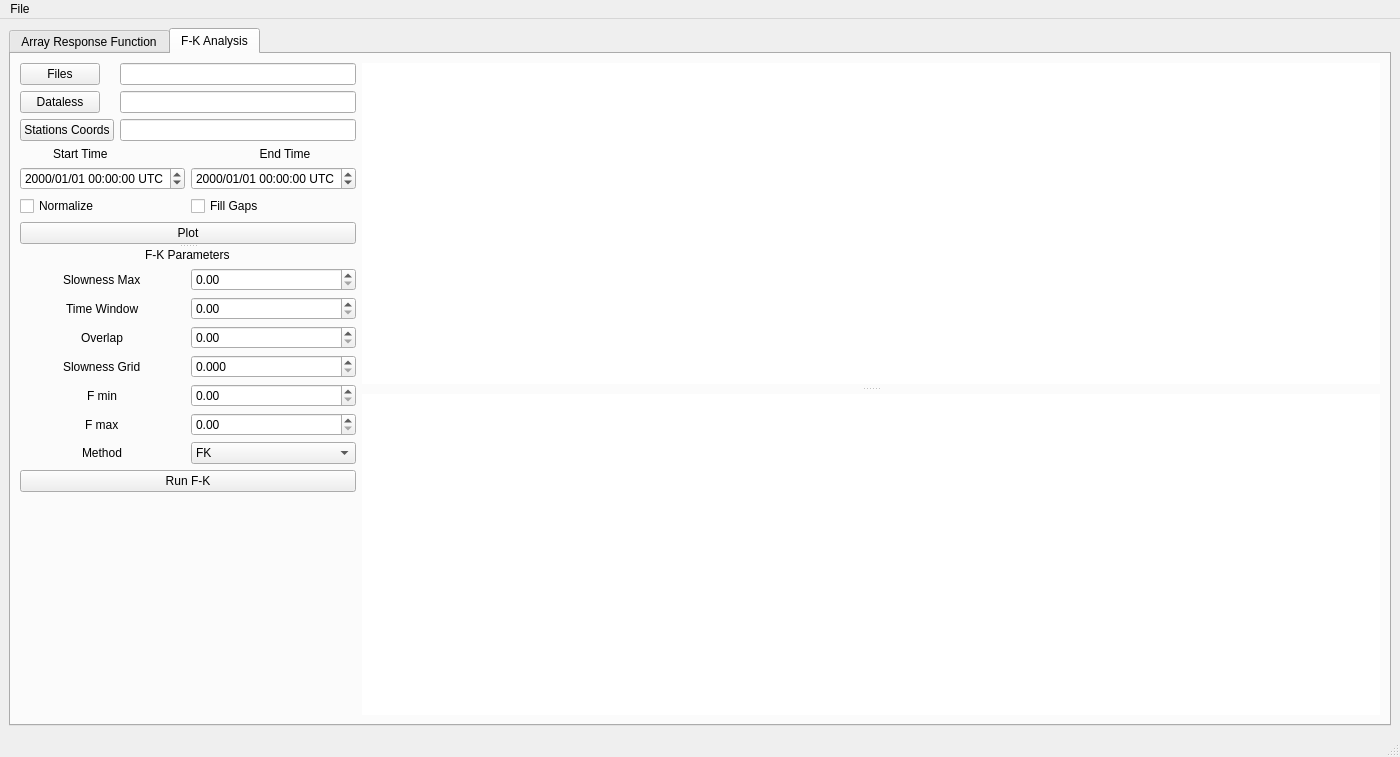
<?xml version="1.0" encoding="UTF-8"?>
<ui version="4.0">
 <class>MainWindow</class>
 <widget class="QMainWindow" name="MainWindow">
  <property name="geometry">
   <rect>
    <x>0</x>
    <y>0</y>
    <width>1400</width>
    <height>757</height>
   </rect>
  </property>
  <property name="sizePolicy">
   <sizepolicy hsizetype="Preferred" vsizetype="Minimum">
    <horstretch>0</horstretch>
    <verstretch>0</verstretch>
   </sizepolicy>
  </property>
  <property name="maximumSize">
   <size>
    <width>16777215</width>
    <height>16777200</height>
   </size>
  </property>
  <property name="windowTitle">
   <string>MainWindow</string>
  </property>
  <widget class="QWidget" name="centralwidget">
   <property name="autoFillBackground">
    <bool>true</bool>
   </property>
   <layout class="QGridLayout" name="gridLayout">
    <item row="0" column="0">
     <widget class="QTabWidget" name="tabWidget">
      <property name="currentIndex">
       <number>1</number>
      </property>
      <widget class="QWidget" name="tab_3">
       <attribute name="title">
        <string>Array Response Function</string>
       </attribute>
       <layout class="QHBoxLayout" name="horizontalLayout">
        <item>
         <layout class="QGridLayout" name="gridLayout_2">
          <item row="4" column="2" colspan="3" alignment="Qt::AlignHCenter">
           <widget class="QLabel" name="label_5">
            <property name="text">
             <string>Smax (s/km)</string>
            </property>
            <property name="buddy">
             <cstring>smaxSB</cstring>
            </property>
           </widget>
          </item>
          <item row="6" column="0" colspan="5">
           <widget class="QPushButton" name="arfBtn">
            <property name="sizePolicy">
             <sizepolicy hsizetype="Preferred" vsizetype="Fixed">
              <horstretch>0</horstretch>
              <verstretch>0</verstretch>
             </sizepolicy>
            </property>
            <property name="text">
             <string>Array Response Function</string>
            </property>
           </widget>
          </item>
          <item row="5" column="0" colspan="2">
           <widget class="QDoubleSpinBox" name="gridSB">
            <property name="sizePolicy">
             <sizepolicy hsizetype="Preferred" vsizetype="Fixed">
              <horstretch>0</horstretch>
              <verstretch>0</verstretch>
             </sizepolicy>
            </property>
           </widget>
          </item>
          <item row="2" column="0" colspan="2" alignment="Qt::AlignHCenter">
           <widget class="QLabel" name="label">
            <property name="text">
             <string>Fmin</string>
            </property>
            <property name="buddy">
             <cstring>label</cstring>
            </property>
           </widget>
          </item>
          <item row="1" column="0" colspan="5" alignment="Qt::AlignHCenter">
           <widget class="QLabel" name="label_4">
            <property name="text">
             <string>Parameters</string>
            </property>
            <property name="buddy">
             <cstring>rootPathForm</cstring>
            </property>
           </widget>
          </item>
          <item row="2" column="2" colspan="3" alignment="Qt::AlignHCenter">
           <widget class="QLabel" name="label_2">
            <property name="text">
             <string>Fmax</string>
            </property>
            <property name="buddy">
             <cstring>fmaxSB</cstring>
            </property>
           </widget>
          </item>
          <item row="3" column="0" colspan="2">
           <widget class="QDoubleSpinBox" name="fminSB">
            <property name="sizePolicy">
             <sizepolicy hsizetype="Preferred" vsizetype="Fixed">
              <horstretch>0</horstretch>
              <verstretch>0</verstretch>
             </sizepolicy>
            </property>
           </widget>
          </item>
          <item row="4" column="0" colspan="2" alignment="Qt::AlignHCenter">
           <widget class="QLabel" name="label_3">
            <property name="text">
             <string>Grid Size (s/km)</string>
            </property>
            <property name="buddy">
             <cstring>gridSB</cstring>
            </property>
           </widget>
          </item>
          <item row="3" column="2" colspan="3">
           <widget class="QDoubleSpinBox" name="fmaxSB">
            <property name="sizePolicy">
             <sizepolicy hsizetype="Preferred" vsizetype="Fixed">
              <horstretch>0</horstretch>
              <verstretch>0</verstretch>
             </sizepolicy>
            </property>
           </widget>
          </item>
          <item row="0" column="0" colspan="2">
           <widget class="QPushButton" name="selectDirBtn">
            <property name="sizePolicy">
             <sizepolicy hsizetype="Preferred" vsizetype="Fixed">
              <horstretch>0</horstretch>
              <verstretch>0</verstretch>
             </sizepolicy>
            </property>
            <property name="text">
             <string>Stations Directory</string>
            </property>
           </widget>
          </item>
          <item row="0" column="2" colspan="3">
           <widget class="QLineEdit" name="rootPathForm">
            <property name="sizePolicy">
             <sizepolicy hsizetype="Preferred" vsizetype="Fixed">
              <horstretch>0</horstretch>
              <verstretch>0</verstretch>
             </sizepolicy>
            </property>
           </widget>
          </item>
          <item row="5" column="2" colspan="3">
           <widget class="QDoubleSpinBox" name="smaxSB">
            <property name="sizePolicy">
             <sizepolicy hsizetype="Preferred" vsizetype="Fixed">
              <horstretch>0</horstretch>
              <verstretch>0</verstretch>
             </sizepolicy>
            </property>
           </widget>
          </item>
          <item row="7" column="0" colspan="5">
           <spacer name="verticalSpacer">
            <property name="orientation">
             <enum>Qt::Vertical</enum>
            </property>
            <property name="sizeHint" stdset="0">
             <size>
              <width>20</width>
              <height>40</height>
             </size>
            </property>
           </spacer>
          </item>
         </layout>
        </item>
        <item>
         <layout class="QGridLayout" name="gridLayout_3">
          <item row="0" column="0">
           <widget class="QWidget" name="responseMatWidget" native="true">
            <property name="sizePolicy">
             <sizepolicy hsizetype="Expanding" vsizetype="Preferred">
              <horstretch>0</horstretch>
              <verstretch>0</verstretch>
             </sizepolicy>
            </property>
            <property name="styleSheet">
             <string notr="true">background-color: rgb(255, 255, 255);</string>
            </property>
           </widget>
          </item>
          <item row="0" column="1">
           <widget class="QWidget" name="widget_map" native="true">
            <property name="sizePolicy">
             <sizepolicy hsizetype="Expanding" vsizetype="Preferred">
              <horstretch>0</horstretch>
              <verstretch>0</verstretch>
             </sizepolicy>
            </property>
            <property name="styleSheet">
             <string notr="true">background-color: rgb(255, 255, 255);</string>
            </property>
           </widget>
          </item>
         </layout>
        </item>
       </layout>
      </widget>
      <widget class="QWidget" name="tab_4">
       <attribute name="title">
        <string>F-K Analysis</string>
       </attribute>
       <layout class="QGridLayout" name="gridLayout_7">
        <item row="0" column="0">
         <widget class="QSplitter" name="splitter_3">
          <property name="sizePolicy">
           <sizepolicy hsizetype="Preferred" vsizetype="Preferred">
            <horstretch>0</horstretch>
            <verstretch>0</verstretch>
           </sizepolicy>
          </property>
          <property name="orientation">
           <enum>Qt::Vertical</enum>
          </property>
          <widget class="QWidget" name="layoutWidget">
           <layout class="QVBoxLayout" name="verticalLayout_3">
            <item>
             <layout class="QFormLayout" name="formLayout">
              <item row="0" column="0">
               <widget class="QPushButton" name="selectDirBtnFK">
                <property name="sizePolicy">
                 <sizepolicy hsizetype="Preferred" vsizetype="Preferred">
                  <horstretch>0</horstretch>
                  <verstretch>0</verstretch>
                 </sizepolicy>
                </property>
                <property name="text">
                 <string>Files</string>
                </property>
               </widget>
              </item>
              <item row="0" column="1">
               <widget class="QLineEdit" name="rootPathFormFK">
                <property name="sizePolicy">
                 <sizepolicy hsizetype="Preferred" vsizetype="Preferred">
                  <horstretch>0</horstretch>
                  <verstretch>0</verstretch>
                 </sizepolicy>
                </property>
               </widget>
              </item>
              <item row="1" column="0">
               <widget class="QPushButton" name="datalessBtn">
                <property name="sizePolicy">
                 <sizepolicy hsizetype="Preferred" vsizetype="Preferred">
                  <horstretch>0</horstretch>
                  <verstretch>0</verstretch>
                 </sizepolicy>
                </property>
                <property name="text">
                 <string>Dataless</string>
                </property>
               </widget>
              </item>
              <item row="1" column="1">
               <widget class="QLineEdit" name="datalessPathForm">
                <property name="sizePolicy">
                 <sizepolicy hsizetype="Preferred" vsizetype="Preferred">
                  <horstretch>0</horstretch>
                  <verstretch>0</verstretch>
                 </sizepolicy>
                </property>
               </widget>
              </item>
              <item row="2" column="0">
               <widget class="QPushButton" name="stationsCoordsBtn">
                <property name="sizePolicy">
                 <sizepolicy hsizetype="Preferred" vsizetype="Preferred">
                  <horstretch>0</horstretch>
                  <verstretch>0</verstretch>
                 </sizepolicy>
                </property>
                <property name="text">
                 <string>Stations Coords</string>
                </property>
               </widget>
              </item>
              <item row="2" column="1">
               <widget class="QLineEdit" name="coordsPathForm">
                <property name="sizePolicy">
                 <sizepolicy hsizetype="Preferred" vsizetype="Preferred">
                  <horstretch>0</horstretch>
                  <verstretch>0</verstretch>
                 </sizepolicy>
                </property>
               </widget>
              </item>
             </layout>
            </item>
            <item>
             <layout class="QGridLayout" name="gridLayout_5">
              <item row="1" column="1">
               <widget class="QDateTimeEdit" name="endtime_date">
                <property name="sizePolicy">
                 <sizepolicy hsizetype="Preferred" vsizetype="Preferred">
                  <horstretch>0</horstretch>
                  <verstretch>0</verstretch>
                 </sizepolicy>
                </property>
                <property name="displayFormat">
                 <string>yyyy/MM/dd hh:mm:ss UTC</string>
                </property>
               </widget>
              </item>
              <item row="0" column="1" alignment="Qt::AlignHCenter">
               <widget class="QLabel" name="label_13">
                <property name="text">
                 <string>           End Time    </string>
                </property>
               </widget>
              </item>
              <item row="2" column="0">
               <widget class="QCheckBox" name="checkBox">
                <property name="sizePolicy">
                 <sizepolicy hsizetype="Preferred" vsizetype="Preferred">
                  <horstretch>0</horstretch>
                  <verstretch>0</verstretch>
                 </sizepolicy>
                </property>
                <property name="text">
                 <string>Normalize</string>
                </property>
               </widget>
              </item>
              <item row="1" column="0">
               <widget class="QDateTimeEdit" name="starttime_date">
                <property name="sizePolicy">
                 <sizepolicy hsizetype="Preferred" vsizetype="Preferred">
                  <horstretch>0</horstretch>
                  <verstretch>0</verstretch>
                 </sizepolicy>
                </property>
                <property name="displayFormat">
                 <string>yyyy/MM/dd hh:mm:ss UTC</string>
                </property>
               </widget>
              </item>
              <item row="0" column="0" alignment="Qt::AlignHCenter">
               <widget class="QLabel" name="label_12">
                <property name="text">
                 <string>Start Time             </string>
                </property>
               </widget>
              </item>
              <item row="2" column="1">
               <widget class="QCheckBox" name="checkBox_2">
                <property name="sizePolicy">
                 <sizepolicy hsizetype="Preferred" vsizetype="Preferred">
                  <horstretch>0</horstretch>
                  <verstretch>0</verstretch>
                 </sizepolicy>
                </property>
                <property name="text">
                 <string>Fill Gaps</string>
                </property>
               </widget>
              </item>
              <item row="3" column="0" colspan="2">
               <widget class="QPushButton" name="plotBtn">
                <property name="sizePolicy">
                 <sizepolicy hsizetype="Preferred" vsizetype="Preferred">
                  <horstretch>0</horstretch>
                  <verstretch>0</verstretch>
                 </sizepolicy>
                </property>
                <property name="text">
                 <string>Plot</string>
                </property>
               </widget>
              </item>
             </layout>
            </item>
           </layout>
          </widget>
          <widget class="QWidget" name="layoutWidget">
           <layout class="QGridLayout" name="gridLayout_6">
            <item row="0" column="0" colspan="2" alignment="Qt::AlignHCenter">
             <widget class="QLabel" name="label_6">
              <property name="text">
               <string>F-K Parameters</string>
              </property>
             </widget>
            </item>
            <item row="4" column="0" alignment="Qt::AlignHCenter">
             <widget class="QLabel" name="label_15">
              <property name="text">
               <string>Slowness Grid</string>
              </property>
             </widget>
            </item>
            <item row="6" column="0" alignment="Qt::AlignHCenter">
             <widget class="QLabel" name="label_11">
              <property name="text">
               <string>F max</string>
              </property>
             </widget>
            </item>
            <item row="5" column="0" alignment="Qt::AlignHCenter">
             <widget class="QLabel" name="label_10">
              <property name="text">
               <string>F min</string>
              </property>
             </widget>
            </item>
            <item row="2" column="0" alignment="Qt::AlignHCenter">
             <widget class="QLabel" name="label_8">
              <property name="text">
               <string>Time Window</string>
              </property>
             </widget>
            </item>
            <item row="4" column="1">
             <widget class="QDoubleSpinBox" name="gridFKSB">
              <property name="sizePolicy">
               <sizepolicy hsizetype="Preferred" vsizetype="Preferred">
                <horstretch>0</horstretch>
                <verstretch>0</verstretch>
               </sizepolicy>
              </property>
              <property name="decimals">
               <number>3</number>
              </property>
             </widget>
            </item>
            <item row="5" column="1">
             <widget class="QDoubleSpinBox" name="fminFKSB">
              <property name="sizePolicy">
               <sizepolicy hsizetype="Preferred" vsizetype="Preferred">
                <horstretch>0</horstretch>
                <verstretch>0</verstretch>
               </sizepolicy>
              </property>
             </widget>
            </item>
            <item row="8" column="0" colspan="2">
             <widget class="QPushButton" name="runFKBtn">
              <property name="sizePolicy">
               <sizepolicy hsizetype="Preferred" vsizetype="Fixed">
                <horstretch>0</horstretch>
                <verstretch>0</verstretch>
               </sizepolicy>
              </property>
              <property name="text">
               <string>Run F-K</string>
              </property>
             </widget>
            </item>
            <item row="7" column="0" alignment="Qt::AlignHCenter">
             <widget class="QLabel" name="label_14">
              <property name="text">
               <string>Method</string>
              </property>
             </widget>
            </item>
            <item row="6" column="1">
             <widget class="QDoubleSpinBox" name="fmaxFKSB">
              <property name="sizePolicy">
               <sizepolicy hsizetype="Preferred" vsizetype="Preferred">
                <horstretch>0</horstretch>
                <verstretch>0</verstretch>
               </sizepolicy>
              </property>
             </widget>
            </item>
            <item row="2" column="1">
             <widget class="QDoubleSpinBox" name="timewindowSB">
              <property name="sizePolicy">
               <sizepolicy hsizetype="Preferred" vsizetype="Fixed">
                <horstretch>0</horstretch>
                <verstretch>0</verstretch>
               </sizepolicy>
              </property>
             </widget>
            </item>
            <item row="7" column="1">
             <widget class="QComboBox" name="methodSB">
              <property name="sizePolicy">
               <sizepolicy hsizetype="Preferred" vsizetype="Preferred">
                <horstretch>0</horstretch>
                <verstretch>0</verstretch>
               </sizepolicy>
              </property>
              <item>
               <property name="text">
                <string>FK</string>
               </property>
              </item>
              <item>
               <property name="text">
                <string>MTP.COHERENCE</string>
               </property>
              </item>
             </widget>
            </item>
            <item row="1" column="0" alignment="Qt::AlignHCenter">
             <widget class="QLabel" name="label_7">
              <property name="text">
               <string>Slowness Max</string>
              </property>
             </widget>
            </item>
            <item row="3" column="1">
             <widget class="QDoubleSpinBox" name="overlapSB">
              <property name="sizePolicy">
               <sizepolicy hsizetype="Preferred" vsizetype="Preferred">
                <horstretch>0</horstretch>
                <verstretch>0</verstretch>
               </sizepolicy>
              </property>
             </widget>
            </item>
            <item row="3" column="0" alignment="Qt::AlignHCenter">
             <widget class="QLabel" name="label_9">
              <property name="text">
               <string>Overlap</string>
              </property>
             </widget>
            </item>
            <item row="1" column="1">
             <widget class="QDoubleSpinBox" name="slowFKSB">
              <property name="sizePolicy">
               <sizepolicy hsizetype="Preferred" vsizetype="Fixed">
                <horstretch>0</horstretch>
                <verstretch>0</verstretch>
               </sizepolicy>
              </property>
             </widget>
            </item>
           </layout>
          </widget>
         </widget>
        </item>
        <item row="1" column="0">
         <layout class="QVBoxLayout" name="verticalLayout_4">
          <item>
           <widget class="QWidget" name="widget_slow_map" native="true">
            <property name="sizePolicy">
             <sizepolicy hsizetype="Preferred" vsizetype="Preferred">
              <horstretch>0</horstretch>
              <verstretch>0</verstretch>
             </sizepolicy>
            </property>
            <property name="minimumSize">
             <size>
              <width>0</width>
              <height>0</height>
             </size>
            </property>
            <property name="maximumSize">
             <size>
              <width>500</width>
              <height>16777215</height>
             </size>
            </property>
           </widget>
          </item>
         </layout>
        </item>
        <item row="0" column="1" rowspan="2">
         <widget class="QSplitter" name="splitter_2">
          <property name="sizePolicy">
           <sizepolicy hsizetype="Expanding" vsizetype="Preferred">
            <horstretch>0</horstretch>
            <verstretch>0</verstretch>
           </sizepolicy>
          </property>
          <property name="orientation">
           <enum>Qt::Vertical</enum>
          </property>
          <property name="handleWidth">
           <number>10</number>
          </property>
          <property name="childrenCollapsible">
           <bool>true</bool>
          </property>
          <widget class="QWidget" name="verticalLayoutWidget">
           <layout class="QVBoxLayout" name="verticalLayout">
            <item>
             <widget class="QWidget" name="widget_fk" native="true">
              <property name="sizePolicy">
               <sizepolicy hsizetype="Expanding" vsizetype="Preferred">
                <horstretch>0</horstretch>
                <verstretch>0</verstretch>
               </sizepolicy>
              </property>
              <property name="styleSheet">
               <string notr="true">background-color: rgb(255, 255, 255);</string>
              </property>
             </widget>
            </item>
           </layout>
          </widget>
          <widget class="QWidget" name="verticalLayoutWidget_2">
           <layout class="QVBoxLayout" name="verticalLayout_2">
            <item>
             <widget class="QWidget" name="widget_stack" native="true">
              <property name="sizePolicy">
               <sizepolicy hsizetype="Expanding" vsizetype="Preferred">
                <horstretch>0</horstretch>
                <verstretch>0</verstretch>
               </sizepolicy>
              </property>
              <property name="styleSheet">
               <string notr="true">background-color: rgb(255, 255, 255);</string>
              </property>
             </widget>
            </item>
           </layout>
          </widget>
         </widget>
        </item>
       </layout>
      </widget>
     </widget>
    </item>
   </layout>
  </widget>
  <widget class="QMenuBar" name="menubar">
   <property name="geometry">
    <rect>
     <x>0</x>
     <y>0</y>
     <width>1400</width>
     <height>22</height>
    </rect>
   </property>
   <widget class="QMenu" name="menuFile">
    <property name="title">
     <string>File</string>
    </property>
    <addaction name="actionOpen_Project"/>
    <addaction name="actionCreatenewProject"/>
    <addaction name="actionExit"/>
   </widget>
   <addaction name="menuFile"/>
  </widget>
  <widget class="QStatusBar" name="statusbar"/>
  <action name="actionOpen_Project">
   <property name="icon">
    <iconset>
     <normalon>:/Iconos/Imagenes/Compas.png</normalon>
    </iconset>
   </property>
   <property name="text">
    <string>Open Project</string>
   </property>
  </action>
  <action name="actionCreatenewProject">
   <property name="icon">
    <iconset>
     <normalon>:/Iconos/Imagenes/Lapiz.png</normalon>
    </iconset>
   </property>
   <property name="text">
    <string>Create a new Project</string>
   </property>
  </action>
  <action name="actionExit">
   <property name="icon">
    <iconset>
     <normalon>:/Iconos/Imagenes/Balc¢n.png</normalon>
    </iconset>
   </property>
   <property name="text">
    <string>Exit</string>
   </property>
  </action>
 </widget>
 <resources/>
 <connections/>
</ui>
